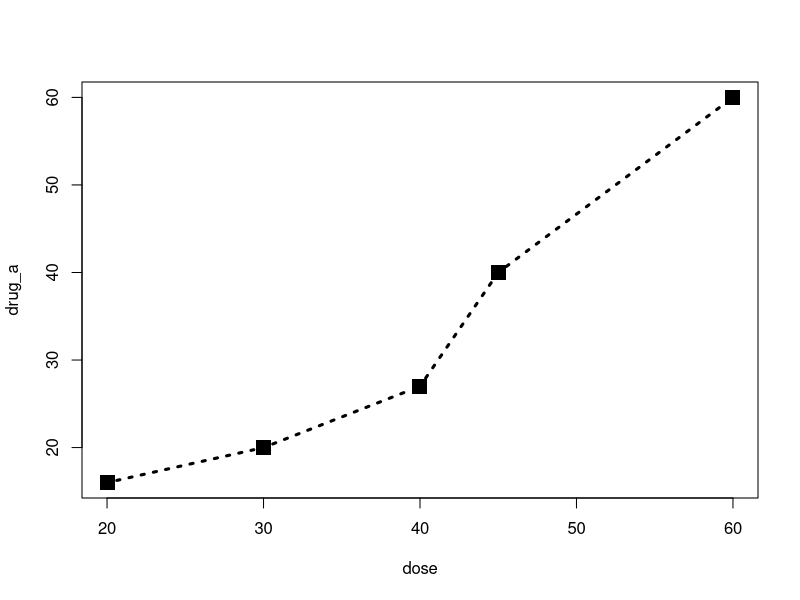
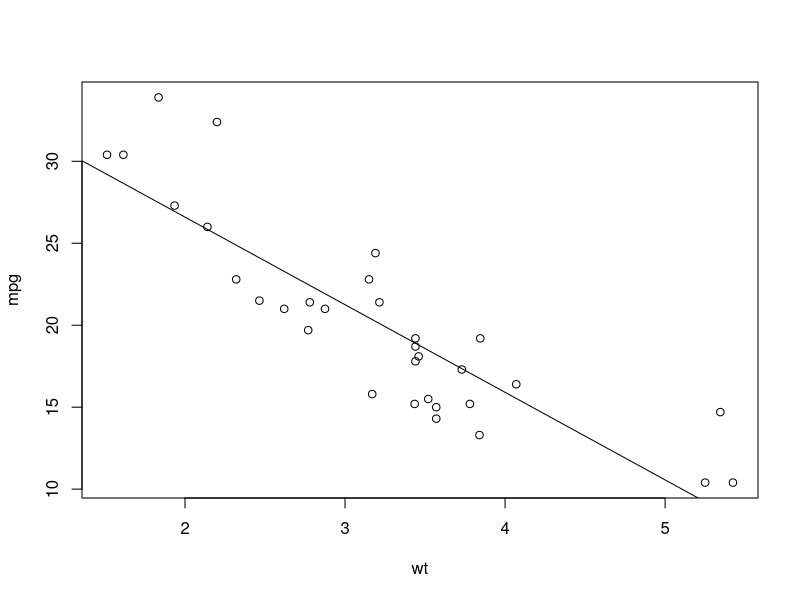
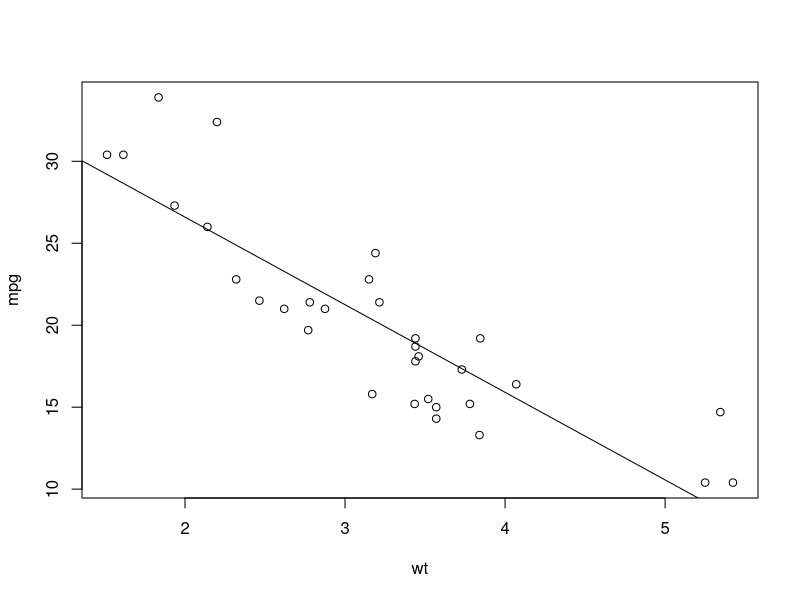
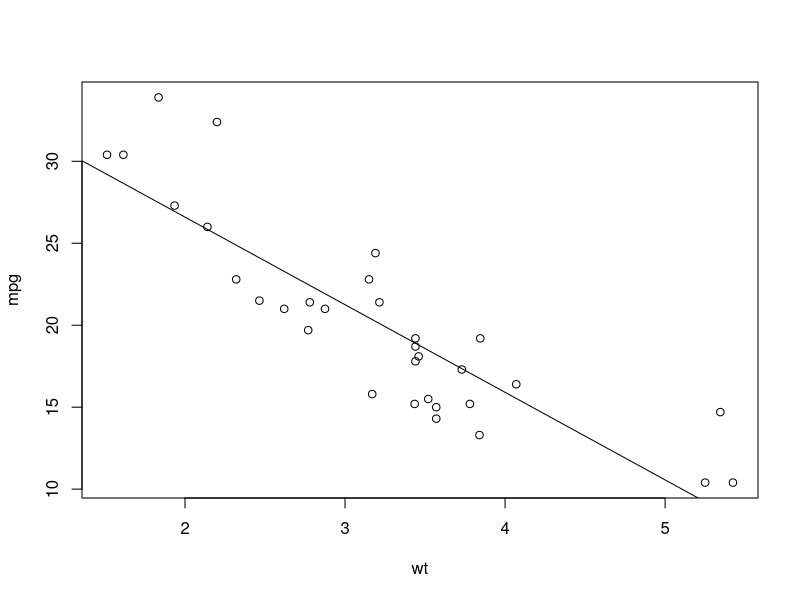

Reproduce these figures in R, in order. (Note: this script raises an error after producing the figures.)
# to create a new window to show several graghs
dev.new()
attach(mtcars)
plot(wt, mpg)
abline(lm(mpg ~ wt)) # abline() 添加参考线或回归线
dev.new()
plot(wt, mpg)
abline(lm(mpg ~ wt)) # abline() 添加参考线或回归线
detach()


# to save gragh as pdf
pdf("./img/wt_mpg.pdf")
attach(mtcars)
plot(wt, mpg)
abline(lm(mpg ~ wt)) # abline() 添加参考线或回归线
dev.off()
detach()

# 图形参数(字体， 颜色， 坐标轴， 标签......)
##  符号和线条
dose <- c(20, 30, 40, 45, 60)
drug_a <- c(16, 20, 27, 40, 60)
drug_b <- c(15, 18, 25, 31, 40)
plot(dose, drug_a, type = "b", lty = 3, lwd = 3,
     pch = 15, cex = 2)

## can also use par()
## par: Graphics Parameters
opar < - par(no.readonly = TRUE) # make a copy of current setting
#######################################
## Here are some parameters in par()
## parameter:
##           lty: line type
##           pch: point character
##           cex: character expansion
##           lwd: line width
#######################################
par(lty = 3, lwd = 3, pch = 15, cex = 2)
plot(dose, drug_a, type = "b")
par(opar)

## 颜色
### 颜色的表示: 颜色下标, 颜色名称, 十六进制颜色值, RGB值或HSV值
### parameters of col
###########################################
## Parameter:
##           col     : 颜色向量
##           col.axis: 坐标轴刻度文字颜色
##           col.lab : 坐标轴标签颜色
##           col.main: 标题颜色
##           col.sub : 副标题颜色
##           fg      ：图形前景色
##           bg      : 图形背景色
###########################################


## 文本属性
### 可以指定文本的字号, 字体, 和字样
### cex
### parameters of cex
###########################################
## Parameter
##           cex     : 符号缩放倍数
##           cex.axis: 坐标轴刻度文字缩放倍数
##           cex.lab : 坐标轴标签文字缩放倍数
##           cex.main: 标题文字缩放倍数
##           cex.sub : 副标题文字缩放倍数
###########################################


### font
### parameters of font
###########################################
## Parameter
##           font     : 字体样式
##           font.axis: 坐标轴刻度文字字体样式
##           font.lab : 坐标轴标签文字字体样式
##           font.main: 标题文字字体样式
##           font.sub : 副标题文字字体样式
###########################################

### 图形尺寸与边界尺寸
############################################################################
#### Parameter
##            pin: 以英寸表示图形尺寸(宽和高)
##            mai: 以数值向量表示的边界大小, 顺序为 "下, 上, 左, 右", 单位为英寸
##            mar: 以数值向量表示的边界大小, 顺序为 "下, 上, 左, 右", 单位为英分
############################################################################

### tittle